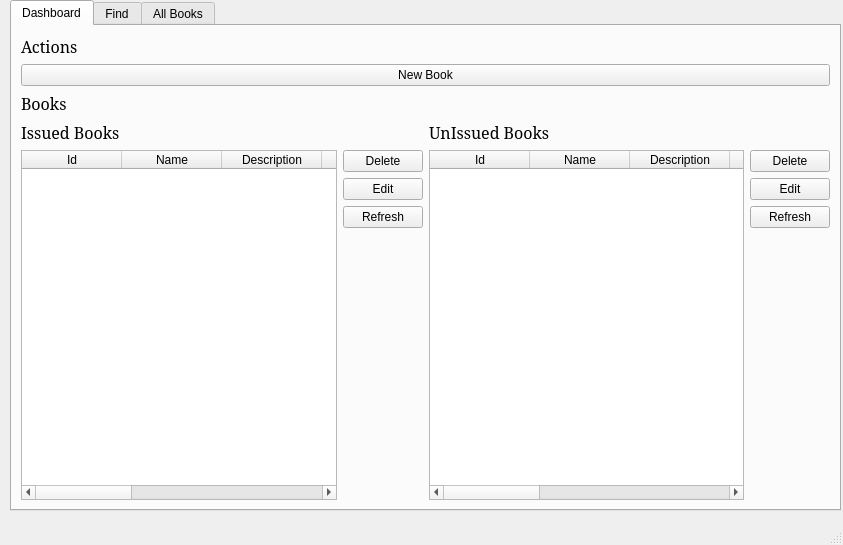
<?xml version="1.0" encoding="UTF-8"?>
<ui version="4.0">
 <class>MainWindow</class>
 <widget class="QMainWindow" name="MainWindow">
  <property name="geometry">
   <rect>
    <x>0</x>
    <y>0</y>
    <width>843</width>
    <height>545</height>
   </rect>
  </property>
  <property name="windowTitle">
   <string>MainWindow</string>
  </property>
  <widget class="QWidget" name="centralwidget">
   <widget class="QTabWidget" name="tabWidget">
    <property name="geometry">
     <rect>
      <x>10</x>
      <y>0</y>
      <width>831</width>
      <height>511</height>
     </rect>
    </property>
    <property name="currentIndex">
     <number>0</number>
    </property>
    <widget class="QWidget" name="dashboard_tab">
     <attribute name="title">
      <string>Dashboard</string>
     </attribute>
     <layout class="QVBoxLayout" name="verticalLayout_8">
      <item>
       <layout class="QVBoxLayout" name="verticalLayout_5">
        <item>
         <widget class="QLabel" name="label">
          <property name="font">
           <font>
            <family>MS Serif</family>
            <pointsize>12</pointsize>
           </font>
          </property>
          <property name="text">
           <string>Actions</string>
          </property>
         </widget>
        </item>
        <item>
         <widget class="QPushButton" name="new_book_btn">
          <property name="text">
           <string>New Book</string>
          </property>
         </widget>
        </item>
        <item>
         <widget class="QLabel" name="label_2">
          <property name="font">
           <font>
            <family>MS Serif</family>
            <pointsize>12</pointsize>
           </font>
          </property>
          <property name="text">
           <string>Books</string>
          </property>
         </widget>
        </item>
       </layout>
      </item>
      <item>
       <layout class="QHBoxLayout" name="horizontalLayout_3">
        <item>
         <layout class="QVBoxLayout" name="verticalLayout_6">
          <item>
           <widget class="QLabel" name="label_3">
            <property name="font">
             <font>
              <family>MS Serif</family>
              <pointsize>12</pointsize>
             </font>
            </property>
            <property name="text">
             <string>Issued Books</string>
            </property>
           </widget>
          </item>
          <item>
           <layout class="QHBoxLayout" name="horizontalLayout">
            <item>
             <widget class="QTableWidget" name="issued_book_table">
              <property name="columnCount">
               <number>9</number>
              </property>
              <column>
               <property name="text">
                <string>Id</string>
               </property>
              </column>
              <column>
               <property name="text">
                <string>Name</string>
               </property>
              </column>
              <column>
               <property name="text">
                <string>Description</string>
               </property>
              </column>
              <column>
               <property name="text">
                <string>Isbn</string>
               </property>
              </column>
              <column>
               <property name="text">
                <string>Page Count</string>
               </property>
              </column>
              <column>
               <property name="text">
                <string>Issued</string>
               </property>
              </column>
              <column>
               <property name="text">
                <string>Author</string>
               </property>
              </column>
              <column>
               <property name="text">
                <string>Year</string>
               </property>
              </column>
              <column/>
             </widget>
            </item>
            <item>
             <layout class="QVBoxLayout" name="verticalLayout_3">
              <item>
               <layout class="QVBoxLayout" name="verticalLayout">
                <item>
                 <widget class="QPushButton" name="delete_issued">
                  <property name="text">
                   <string>Delete</string>
                  </property>
                 </widget>
                </item>
                <item>
                 <widget class="QPushButton" name="edit_issued">
                  <property name="text">
                   <string>Edit</string>
                  </property>
                 </widget>
                </item>
                <item>
                 <widget class="QPushButton" name="refresh_issued">
                  <property name="text">
                   <string>Refresh</string>
                  </property>
                 </widget>
                </item>
               </layout>
              </item>
              <item>
               <spacer name="verticalSpacer">
                <property name="orientation">
                 <enum>Qt::Vertical</enum>
                </property>
                <property name="sizeHint" stdset="0">
                 <size>
                  <width>20</width>
                  <height>40</height>
                 </size>
                </property>
               </spacer>
              </item>
             </layout>
            </item>
           </layout>
          </item>
         </layout>
        </item>
        <item>
         <layout class="QVBoxLayout" name="verticalLayout_7">
          <item>
           <widget class="QLabel" name="label_4">
            <property name="font">
             <font>
              <family>MS Serif</family>
              <pointsize>12</pointsize>
             </font>
            </property>
            <property name="text">
             <string>UnIssued Books</string>
            </property>
           </widget>
          </item>
          <item>
           <layout class="QHBoxLayout" name="horizontalLayout_2">
            <item>
             <widget class="QTableWidget" name="unissued_book_table">
              <property name="columnCount">
               <number>9</number>
              </property>
              <column>
               <property name="text">
                <string>Id</string>
               </property>
              </column>
              <column>
               <property name="text">
                <string>Name</string>
               </property>
              </column>
              <column>
               <property name="text">
                <string>Description</string>
               </property>
              </column>
              <column>
               <property name="text">
                <string>Isbn</string>
               </property>
              </column>
              <column>
               <property name="text">
                <string>Page Count</string>
               </property>
              </column>
              <column>
               <property name="text">
                <string>Issued</string>
               </property>
              </column>
              <column>
               <property name="text">
                <string>Author</string>
               </property>
              </column>
              <column>
               <property name="text">
                <string>Year</string>
               </property>
              </column>
              <column/>
             </widget>
            </item>
            <item>
             <layout class="QVBoxLayout" name="verticalLayout_4">
              <item>
               <layout class="QVBoxLayout" name="verticalLayout_2">
                <item>
                 <widget class="QPushButton" name="delete_unissued">
                  <property name="text">
                   <string>Delete</string>
                  </property>
                 </widget>
                </item>
                <item>
                 <widget class="QPushButton" name="edit_unissued">
                  <property name="text">
                   <string>Edit</string>
                  </property>
                 </widget>
                </item>
                <item>
                 <widget class="QPushButton" name="refresh_unissued">
                  <property name="text">
                   <string>Refresh</string>
                  </property>
                 </widget>
                </item>
               </layout>
              </item>
              <item>
               <spacer name="verticalSpacer_2">
                <property name="orientation">
                 <enum>Qt::Vertical</enum>
                </property>
                <property name="sizeHint" stdset="0">
                 <size>
                  <width>20</width>
                  <height>40</height>
                 </size>
                </property>
               </spacer>
              </item>
             </layout>
            </item>
           </layout>
          </item>
         </layout>
        </item>
       </layout>
      </item>
     </layout>
    </widget>
    <widget class="QWidget" name="find_tab">
     <attribute name="title">
      <string>Find</string>
     </attribute>
     <widget class="QWidget" name="">
      <property name="geometry">
       <rect>
        <x>60</x>
        <y>10</y>
        <width>691</width>
        <height>471</height>
       </rect>
      </property>
      <layout class="QVBoxLayout" name="verticalLayout_10">
       <item>
        <layout class="QHBoxLayout" name="horizontalLayout_4">
         <item>
          <widget class="QLabel" name="label_5">
           <property name="font">
            <font>
             <pointsize>10</pointsize>
            </font>
           </property>
           <property name="text">
            <string>Search Books By Id</string>
           </property>
          </widget>
         </item>
         <item>
          <widget class="QLineEdit" name="search_input"/>
         </item>
         <item>
          <widget class="QPushButton" name="search_btn">
           <property name="text">
            <string>Search</string>
           </property>
          </widget>
         </item>
        </layout>
       </item>
       <item>
        <widget class="QTableWidget" name="find_table">
         <property name="columnCount">
          <number>8</number>
         </property>
         <column>
          <property name="text">
           <string>Id</string>
          </property>
         </column>
         <column>
          <property name="text">
           <string>Name</string>
          </property>
         </column>
         <column>
          <property name="text">
           <string>Description</string>
          </property>
         </column>
         <column>
          <property name="text">
           <string>Isbn</string>
          </property>
         </column>
         <column>
          <property name="text">
           <string>Page Count</string>
          </property>
         </column>
         <column>
          <property name="text">
           <string>Issued</string>
          </property>
         </column>
         <column>
          <property name="text">
           <string>Author</string>
          </property>
         </column>
         <column>
          <property name="text">
           <string>Year</string>
          </property>
         </column>
        </widget>
       </item>
      </layout>
     </widget>
    </widget>
    <widget class="QWidget" name="all_books_tab">
     <attribute name="title">
      <string>All Books</string>
     </attribute>
     <widget class="QTableWidget" name="all_books_table">
      <property name="geometry">
       <rect>
        <x>20</x>
        <y>80</y>
        <width>791</width>
        <height>401</height>
       </rect>
      </property>
      <property name="columnCount">
       <number>9</number>
      </property>
      <column>
       <property name="text">
        <string>Id</string>
       </property>
      </column>
      <column>
       <property name="text">
        <string>Name</string>
       </property>
      </column>
      <column>
       <property name="text">
        <string>Description</string>
       </property>
      </column>
      <column>
       <property name="text">
        <string>Isbn</string>
       </property>
      </column>
      <column>
       <property name="text">
        <string>Page Count</string>
       </property>
      </column>
      <column>
       <property name="text">
        <string>Issued</string>
       </property>
      </column>
      <column>
       <property name="text">
        <string>Author</string>
       </property>
      </column>
      <column>
       <property name="text">
        <string>Year</string>
       </property>
      </column>
      <column/>
     </widget>
     <widget class="QWidget" name="">
      <property name="geometry">
       <rect>
        <x>20</x>
        <y>10</y>
        <width>101</width>
        <height>61</height>
       </rect>
      </property>
      <layout class="QVBoxLayout" name="verticalLayout_9">
       <item>
        <widget class="QLabel" name="label_6">
         <property name="font">
          <font>
           <family>MS Serif</family>
           <pointsize>12</pointsize>
          </font>
         </property>
         <property name="text">
          <string>All Books</string>
         </property>
        </widget>
       </item>
       <item>
        <widget class="QPushButton" name="refresh_btn">
         <property name="text">
          <string>Refresh</string>
         </property>
        </widget>
       </item>
      </layout>
     </widget>
    </widget>
   </widget>
  </widget>
  <widget class="QMenuBar" name="menubar">
   <property name="geometry">
    <rect>
     <x>0</x>
     <y>0</y>
     <width>843</width>
     <height>21</height>
    </rect>
   </property>
  </widget>
  <widget class="QStatusBar" name="statusbar"/>
 </widget>
 <resources/>
 <connections/>
</ui>
